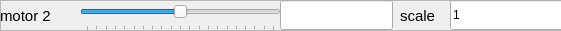
  <widget class="QFrame" name="frame_3">
   <property name="geometry">
    <rect>
     <x>10</x>
     <y>90</y>
     <width>561</width>
     <height>31</height>
    </rect>
   </property>
   <property name="frameShape">
    <enum>QFrame::StyledPanel</enum>
   </property>
   <property name="frameShadow">
    <enum>QFrame::Raised</enum>
   </property>
   <widget class="QLabel" name="name_3">
    <property name="geometry">
     <rect>
      <x>0</x>
      <y>0</y>
      <width>68</width>
      <height>31</height>
     </rect>
    </property>
    <property name="font">
     <font>
      <pointsize>11</pointsize>
      <weight>50</weight>
      <italic>false</italic>
      <bold>false</bold>
     </font>
    </property>
    <property name="text">
     <string>motor 2</string>
    </property>
   </widget>
   <widget class="QSlider" name="motor_setPoint_slider_2">
    <property name="geometry">
     <rect>
      <x>80</x>
      <y>0</y>
      <width>201</width>
      <height>31</height>
     </rect>
    </property>
    <property name="toolTip">
     <string extracomment="slider to move change set point for this motor"/>
    </property>
    <property name="minimum">
     <number>-100</number>
    </property>
    <property name="maximum">
     <number>100</number>
    </property>
    <property name="value">
     <number>0</number>
    </property>
    <property name="orientation">
     <enum>Qt::Horizontal</enum>
    </property>
    <property name="tickPosition">
     <enum>QSlider::TicksBelow</enum>
    </property>
    <property name="tickInterval">
     <number>10</number>
    </property>
   </widget>
   <widget class="QLineEdit" name="motor_setPoint_2">
    <property name="geometry">
     <rect>
      <x>280</x>
      <y>0</y>
      <width>113</width>
      <height>30</height>
     </rect>
    </property>
    <property name="text">
     <string extracomment="manually change set point here"/>
    </property>
    <property name="readOnly">
     <bool>true</bool>
    </property>
   </widget>
   <widget class="QLabel" name="scale_3">
    <property name="geometry">
     <rect>
      <x>400</x>
      <y>0</y>
      <width>41</width>
      <height>31</height>
     </rect>
    </property>
    <property name="font">
     <font>
      <pointsize>11</pointsize>
      <weight>50</weight>
      <italic>false</italic>
      <bold>false</bold>
     </font>
    </property>
    <property name="text">
     <string>scale</string>
    </property>
   </widget>
   <widget class="QLineEdit" name="motor_scale_2">
    <property name="geometry">
     <rect>
      <x>450</x>
      <y>0</y>
      <width>113</width>
      <height>30</height>
     </rect>
    </property>
    <property name="text">
     <string extracomment="use this to scale the slider (-100,100)">1</string>
    </property>
    <property name="readOnly">
     <bool>false</bool>
    </property>
   </widget>
  </widget>
